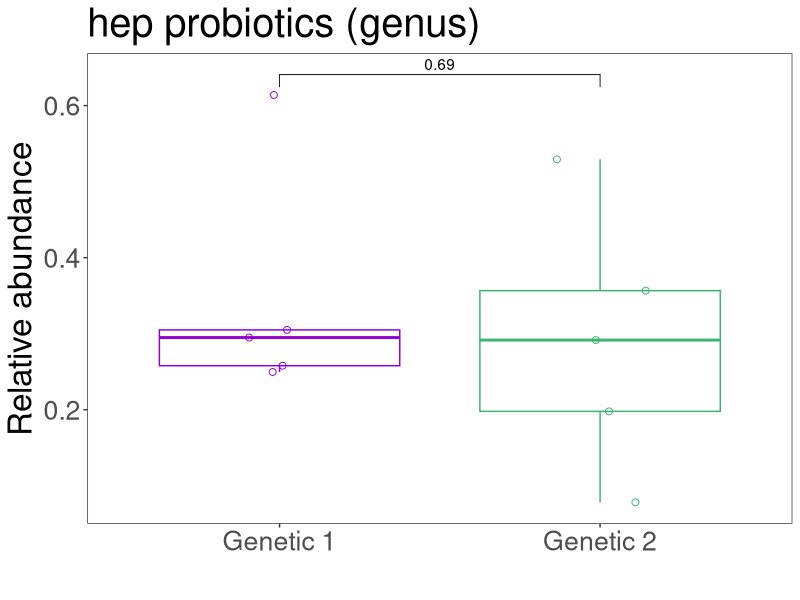
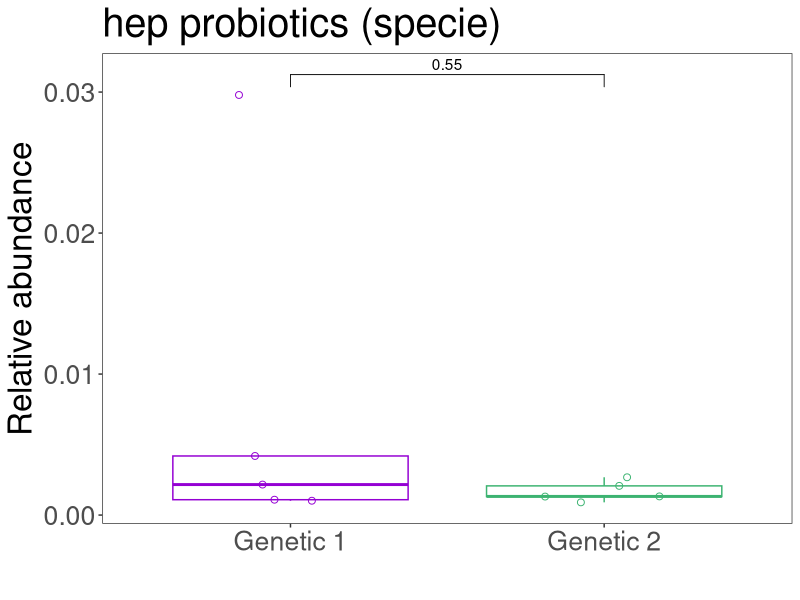
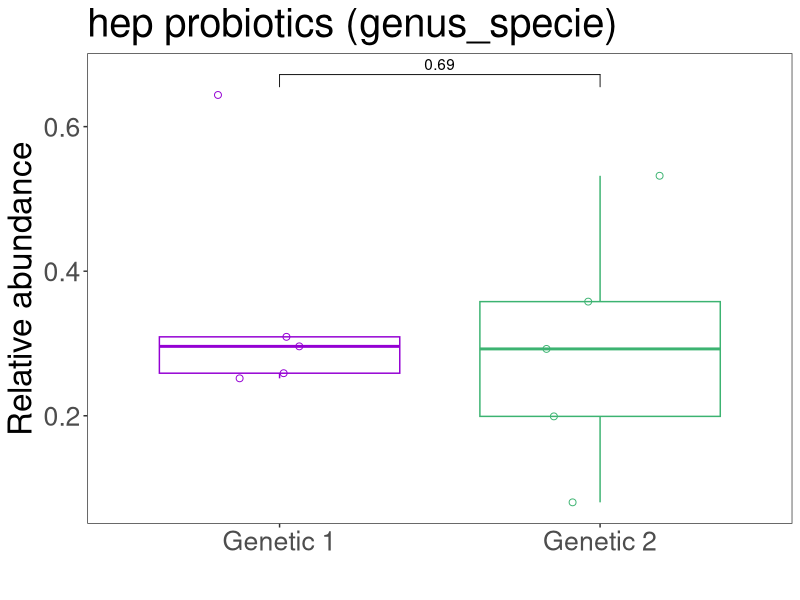

Source code (R) for these figures, in order:
#!/usr/bin/env Rscript
## Purpose of script: Boxplot with Wilcoxon test
## Last modification: 31.05.2020
## Author: luigui gallardo-becerra (bfllg77@gmail.com)

# Package installation
#install.packages("dplyr")
#install.packages("ggplot2")
#install.packages("ggpubr")
library("dplyr")
library("ggplot2")
library("ggpubr")

# Genus
# Data input
table_hep_genus <- read.table(file = "./hep_probiotics_genus.txt",
    sep = '\t',
    header = TRUE,
    row.names = 1)

# Define colors
colors <- c("darkviolet", "mediumseagreen")

# Boxplot
p_value <- list(c("Genetic 1", "Genetic 2"))
boxplot <- ggplot(table_hep_genus, 
    aes(x = group,
    y = average)) +
geom_boxplot(aes(color = group),
    outlier.shape = NA) +
geom_point(aes(color = group),
    size = 2,
    shape = 21,
    position = position_jitterdodge()) +
theme_test() +
theme(legend.position = "none") +
labs(x = "",
    y = "Relative abundance",
    title = "hep probiotics (genus)") +
scale_color_manual(values = colors) +
theme(text = element_text(size = 24),
    axis.title.y = element_text(size = 24)) +
stat_compare_means(comparisons = p_value,
    method = "wilcox.test") +
theme(text = element_text(size = 24),
    axis.title.y = element_text(size = 24))

# Creation of pdf
pdf(file = "hep_probiotics_genus.pdf")
    print(boxplot)
dev.off()

# Specie
# Data input
table_hep_specie <- read.table(file = "./hep_probiotics_specie.txt",
    sep = '\t',
    header = TRUE,
    row.names = 1)

# Define colors
colors <- c("darkviolet", "mediumseagreen")

# Boxplot
p_value <- list(c("Genetic 1", "Genetic 2"))
boxplot <- ggplot(table_hep_specie, 
    aes(x = group,
    y = average)) +
geom_boxplot(aes(color = group),
    outlier.shape = NA) +
geom_point(aes(color = group),
    size = 2,
    shape = 21,
    position = position_jitterdodge()) +
theme_test() +
theme(legend.position = "none") +
labs(x = "",
    y = "Relative abundance",
    title = "hep probiotics (specie)") +
scale_color_manual(values = colors) +
theme(text = element_text(size = 24),
    axis.title.y = element_text(size = 24)) +
stat_compare_means(comparisons = p_value,
    method = "wilcox.test") +
theme(text = element_text(size = 24),
    axis.title.y = element_text(size = 24))

# Creation of pdf
pdf(file = "hep_probiotics_specie.pdf")
    print(boxplot)
dev.off()

# Genus-specie
# Data input
table_hep_genus_specie <- read.table(file = "./hep_probiotics_genus-specie.txt",
    sep = '\t',
    header = TRUE,
    row.names = 1)

# Define colors
colors <- c("darkviolet", "mediumseagreen")

# Boxplot
p_value <- list(c("Genetic 1", "Genetic 2"))
boxplot <- ggplot(table_hep_genus_specie, 
    aes(x = group,
    y = average)) +
geom_boxplot(aes(color = group),
    outlier.shape = NA) +
geom_point(aes(color = group),
    size = 2,
    shape = 21,
    position = position_jitterdodge()) +
theme_test() +
theme(legend.position = "none") +
labs(x = "",
    y = "Relative abundance",
    title = "hep probiotics (genus_specie)") +
scale_color_manual(values = colors) +
theme(text = element_text(size = 24),
    axis.title.y = element_text(size = 24)) +
stat_compare_means(comparisons = p_value,
    method = "wilcox.test") +
theme(text = element_text(size = 24),
    axis.title.y = element_text(size = 24))

# Creation of pdf
pdf(file = "hep_probiotics_genus_specie.pdf")
    print(boxplot)
dev.off()